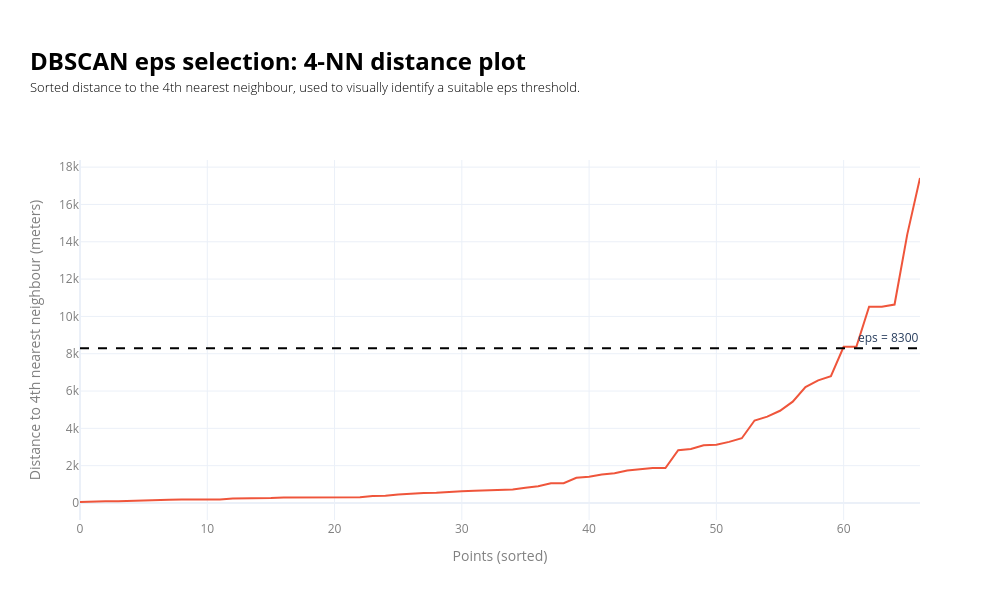

The code cell stored with this chart in its notebook:
### Code cell
#| include: false
fig = go.Figure()

fig.add_trace(
    go.Scatter(
        x=np.arange(len(k_dist)),
        y=k_dist,
        mode="lines",
        name=f"{k}-NN distance",
        line=dict(color=px.colors.qualitative.Plotly[1], width=2)
    )
)

fig.add_hline(
    y=8300,
    line_dash="dash",
    line_color="black",
    annotation_text="eps = 8300",
    annotation_position="top right"
)

fig.update_layout(
    width=1000,
    height=600,
    template="plotly_white",
    title=dict(
        text=(
            f"<br><span style='font-size:24px; font-weight:bold; color:{notes_colour}; display:block; margin-bottom:2px;'>"
            f"DBSCAN eps selection: {k}-NN distance plot"
            "</span><br>"
            f"<span style='font-size:13px; font-weight:300; color:{notes_colour}; display:block; margin-bottom:0px;'>"
            "Sorted distance to the 4th nearest neighbour, used to visually identify a suitable eps threshold."
            "</span><br>"
        ),
        x=0.03,
        xanchor="left",
        y=0.92,
        yanchor="top",
    ),
    margin=dict(t=160),
    legend=dict(font=dict(color=labels_colour))
)

fig.update_xaxes(
    title_text="Points (sorted)",
    tickfont=dict(color=labels_colour),
    title_font=dict(color=labels_colour)
)

fig.update_yaxes(
    title_text=f"Distance to {k}th nearest neighbour (meters)",
    tickfont=dict(color=labels_colour),
    title_font=dict(color=labels_colour)
)

fig.show(config={
    "toImageButtonOptions": {
        "format": "png",
        "filename": "figure",
        "scale": 4
    }
})

### Figure 1 — Plotly figure (JSON) as saved in the notebook; plotly's stock layout.template omitted (floating-point values rounded to 4 significant figures)
{"data": [{"line": {"color": "#EF553B", "width": 2}, "mode": "lines", "name": "4-NN distance", "type": "scatter", "x": [0, 1, 2, 3, 4, 5, 6, 7, 8, 9, 10, 11, 12, 13, 14, 15, 16, 17, 18, 19, 20, 21, 22, 23, 24, 25, 26, 27, 28, 29, 30, 31, 32, 33, 34, 35, 36, 37, 38, 39, 40, 41, 42, 43, 44, 45, 46, 47, 48, 49, 50, 51, 52, 53, 54, 55, 56, 57, 58, 59, 60, 61, 62, 63, 64, 65, 66], "y": [52.6, 82.08, 87.82, 87.82, 116.3, 149.6, 152.0, 169.1, 181.9, 188.1, 188.1, 189.4, 242.1, 246.4, 246.4, 262.0, 296.9, 303.5, 304.6, 307.4, 307.4, 310.1, 310.1, 370.2, 384.4, 459.3, 504.3, 536.3, 545.8, 602.1, 628.5, 652.8, 681.8, 702.0, 721.7, 816.5, 897.5, 1062.0, 1062.0, 1351.0, 1400.0, 1522.0, 1592.0, 1746.0, 1797.0, 1869.0, 1869.0, 2828.0, 2898.0, 3094.0, 3126.0, 3276.0, 3472.0, 4420.0, 4626.0, 4942.0, 5431.0, 6215.0, 6573.0, 6797.0, 8374.0, 8374.0, 10510.0, 10510.0, 10640.0, 14400.0, 17420.0]}], "layout": {"annotations": [{"showarrow": false, "text": "eps = 8300", "x": 1, "xanchor": "right", "xref": "x domain", "y": 8300, "yanchor": "bottom", "yref": "y"}], "height": 600, "legend": {"font": {"color": "grey"}}, "margin": {"t": 160}, "shapes": [{"line": {"color": "black", "dash": "dash"}, "type": "line", "x0": 0, "x1": 1, "xref": "x domain", "y0": 8300, "y1": 8300, "yref": "y"}], "title": {"text": "<br><span style='font-size:24px; font-weight:bold; color:black; display:block; margin-bottom:2px;'>DBSCAN eps selection: 4-NN distance plot</span><br><span style='font-size:13px; font-weight:300; color:black; display:block; margin-bottom:0px;'>Sorted distance to the 4th nearest neighbour, used to visually identify a suitable eps threshold.</span><br>", "x": 0.03, "xanchor": "left", "y": 0.92, "yanchor": "top"}, "width": 1000, "xaxis": {"tickfont": {"color": "grey"}, "title": {"font": {"color": "grey"}, "text": "Points (sorted)"}}, "yaxis": {"tickfont": {"color": "grey"}, "title": {"font": {"color": "grey"}, "text": "Distance to 4th nearest neighbour (meters)"}}}}
